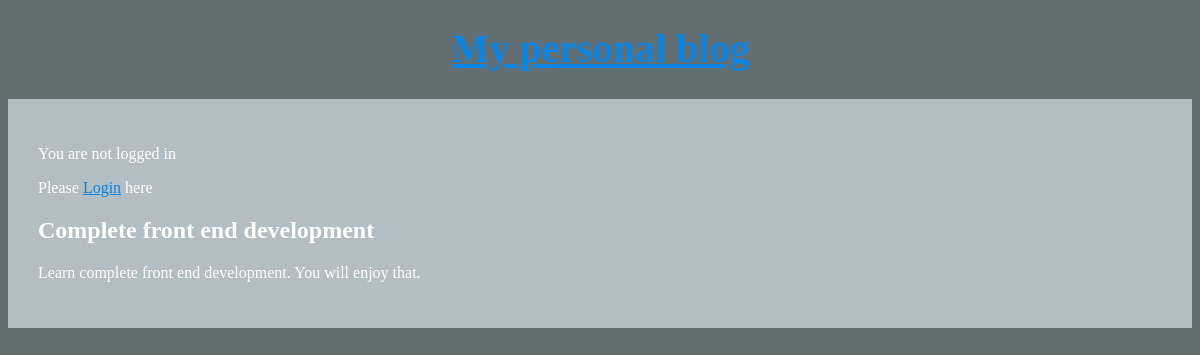
The app's page /article/1 with its own data.
### articles/models.py (models this page shows, shortened)
class Article(models.Model):
    author = models.ForeignKey(
        'auth.User',
        on_delete=models.CASCADE,
    )
    title = models.CharField(max_length=200)
    text = models.TextField()

### articles/views.py (the view)
# urls.py: path('article/<int:pk>', views.ArticleDetailView.as_view(), name='article_page' ),
class ArticleDetailView(DetailView):
    model = Article
    template_name = 'detail.html'
    context_object_name = 'batman'

### templates/detail.html
{% extends 'base.html' %}
{% block content %}
  <div class="details">
    <h2>{{batman.title}}</h2>
    <p>{{batman.text}}</p>
  </div>
{% endblock content %}

### static/css/basestyles.css (style rules this page uses)
body { background-color: #636e72; color: #FFF; }

### records on screen
Article: title "Complete front end development", text "Learn complete front end development. You will enjoy that."
